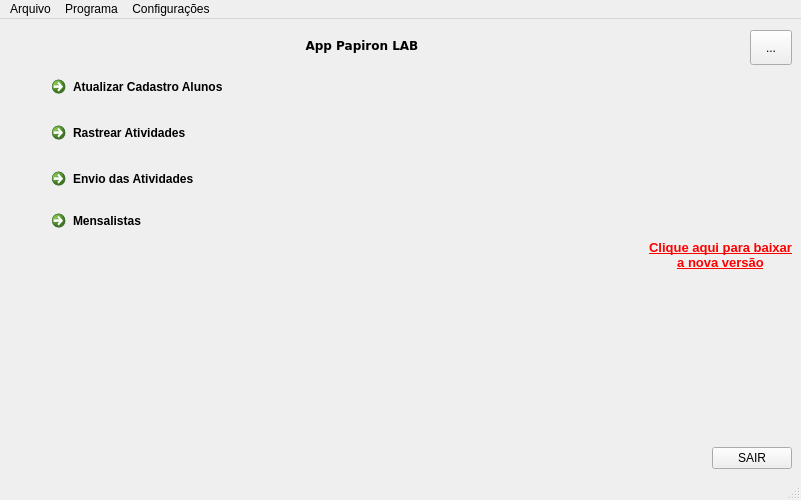
<?xml version="1.0" encoding="UTF-8"?>
<ui version="4.0">
 <class>PapironLab</class>
 <widget class="QMainWindow" name="PapironLab">
  <property name="geometry">
   <rect>
    <x>0</x>
    <y>0</y>
    <width>801</width>
    <height>500</height>
   </rect>
  </property>
  <property name="minimumSize">
   <size>
    <width>800</width>
    <height>500</height>
   </size>
  </property>
  <property name="windowTitle">
   <string>App Papiron Lab</string>
  </property>
  <widget class="QWidget" name="centralwidget">
   <layout class="QGridLayout" name="gridLayout">
    <item row="2" column="0" colspan="2">
     <layout class="QHBoxLayout" name="horizontalLayout_2">
      <item>
       <spacer name="horizontalSpacer_2">
        <property name="orientation">
         <enum>Qt::Horizontal</enum>
        </property>
        <property name="sizeHint" stdset="0">
         <size>
          <width>40</width>
          <height>20</height>
         </size>
        </property>
       </spacer>
      </item>
      <item>
       <widget class="QPushButton" name="botao_sair">
        <property name="maximumSize">
         <size>
          <width>100</width>
          <height>30</height>
         </size>
        </property>
        <property name="text">
         <string>SAIR</string>
        </property>
       </widget>
      </item>
     </layout>
    </item>
    <item row="1" column="0">
     <layout class="QHBoxLayout" name="horizontalLayout_3">
      <item>
       <spacer name="horizontalSpacer">
        <property name="orientation">
         <enum>Qt::Horizontal</enum>
        </property>
        <property name="sizeType">
         <enum>QSizePolicy::Fixed</enum>
        </property>
        <property name="sizeHint" stdset="0">
         <size>
          <width>35</width>
          <height>35</height>
         </size>
        </property>
       </spacer>
      </item>
      <item>
       <layout class="QVBoxLayout" name="verticalLayout">
        <item>
         <widget class="QCommandLinkButton" name="botao_cadastro_aluno">
          <property name="minimumSize">
           <size>
            <width>400</width>
            <height>40</height>
           </size>
          </property>
          <property name="text">
           <string>Atualizar Cadastro Alunos</string>
          </property>
         </widget>
        </item>
        <item>
         <widget class="QCommandLinkButton" name="botao_extrai_atividades">
          <property name="minimumSize">
           <size>
            <width>400</width>
            <height>40</height>
           </size>
          </property>
          <property name="baseSize">
           <size>
            <width>700</width>
            <height>0</height>
           </size>
          </property>
          <property name="text">
           <string>Rastrear Atividades </string>
          </property>
         </widget>
        </item>
        <item>
         <widget class="QCommandLinkButton" name="botao_extrai_atividades_responsivo">
          <property name="text">
           <string>Envio das Atividades</string>
          </property>
         </widget>
        </item>
        <item>
         <widget class="QCommandLinkButton" name="botao_mensalistas">
          <property name="text">
           <string>Mensalistas</string>
          </property>
         </widget>
        </item>
        <item>
         <spacer name="verticalSpacer_2">
          <property name="orientation">
           <enum>Qt::Vertical</enum>
          </property>
          <property name="sizeHint" stdset="0">
           <size>
            <width>20</width>
            <height>40</height>
           </size>
          </property>
         </spacer>
        </item>
        <item>
         <spacer name="verticalSpacer">
          <property name="orientation">
           <enum>Qt::Vertical</enum>
          </property>
          <property name="sizeHint" stdset="0">
           <size>
            <width>20</width>
            <height>40</height>
           </size>
          </property>
         </spacer>
        </item>
       </layout>
      </item>
     </layout>
    </item>
    <item row="1" column="1">
     <layout class="QHBoxLayout" name="horizontalLayout_4">
      <item>
       <spacer name="horizontalSpacer_3">
        <property name="orientation">
         <enum>Qt::Horizontal</enum>
        </property>
        <property name="sizeHint" stdset="0">
         <size>
          <width>40</width>
          <height>20</height>
         </size>
        </property>
       </spacer>
      </item>
      <item>
       <widget class="QLabel" name="label_atualizacao">
        <property name="maximumSize">
         <size>
          <width>300</width>
          <height>78</height>
         </size>
        </property>
        <property name="text">
         <string>&lt;html&gt;&lt;head/&gt;&lt;body&gt;&lt;p align=&quot;center&quot;&gt;&lt;a href=&quot;http://etc.intra.fazenda.sp.gov.br/sites/drt10nf/Documentos%20Nos%20Conformes/Forms/AllItems.aspx?RootFolder=%2Fsites%2Fdrt10nf%2FDocumentos%20Nos%20Conformes%2F205P&amp;amp;FolderCTID=0x01200091C9215F0FCD194AB620B1CF102AF7D4&amp;amp;View=%7BAADAE351%2D3E7F%2D4770%2DAD5B%2D8D8BC0179A57%7D&quot;&gt;&lt;span style=&quot; font-family:'verdana'; font-size:10pt; font-weight:600; text-decoration: underline; color:#ff0000;&quot;&gt;Clique aqui para baixar &lt;br/&gt;a nova versão&lt;/span&gt;&lt;/a&gt;&lt;/p&gt;&lt;/body&gt;&lt;/html&gt;</string>
        </property>
        <property name="openExternalLinks">
         <bool>true</bool>
        </property>
       </widget>
      </item>
     </layout>
    </item>
    <item row="0" column="0" colspan="2">
     <layout class="QHBoxLayout" name="horizontalLayout_5">
      <item>
       <spacer name="horizontalSpacer_4">
        <property name="orientation">
         <enum>Qt::Horizontal</enum>
        </property>
        <property name="sizeHint" stdset="0">
         <size>
          <width>40</width>
          <height>20</height>
         </size>
        </property>
       </spacer>
      </item>
      <item>
       <widget class="QLabel" name="label">
        <property name="sizePolicy">
         <sizepolicy hsizetype="Expanding" vsizetype="Preferred">
          <horstretch>0</horstretch>
          <verstretch>0</verstretch>
         </sizepolicy>
        </property>
        <property name="minimumSize">
         <size>
          <width>250</width>
          <height>35</height>
         </size>
        </property>
        <property name="maximumSize">
         <size>
          <width>500</width>
          <height>45</height>
         </size>
        </property>
        <property name="font">
         <font>
          <family>Verdana</family>
          <bold>true</bold>
         </font>
        </property>
        <property name="text">
         <string>&lt;html&gt;&lt;head/&gt;&lt;body&gt;&lt;p align=&quot;center&quot;&gt;App Papiron LAB&lt;/p&gt;&lt;/body&gt;&lt;/html&gt;</string>
        </property>
       </widget>
      </item>
      <item>
       <spacer name="horizontalSpacer_6">
        <property name="orientation">
         <enum>Qt::Horizontal</enum>
        </property>
        <property name="sizeHint" stdset="0">
         <size>
          <width>40</width>
          <height>20</height>
         </size>
        </property>
       </spacer>
      </item>
      <item>
       <spacer name="horizontalSpacer_5">
        <property name="orientation">
         <enum>Qt::Horizontal</enum>
        </property>
        <property name="sizeType">
         <enum>QSizePolicy::Ignored</enum>
        </property>
        <property name="sizeHint" stdset="0">
         <size>
          <width>30</width>
          <height>20</height>
         </size>
        </property>
       </spacer>
      </item>
      <item>
       <widget class="QToolButton" name="toolButton">
        <property name="minimumSize">
         <size>
          <width>42</width>
          <height>35</height>
         </size>
        </property>
        <property name="maximumSize">
         <size>
          <width>40</width>
          <height>30</height>
         </size>
        </property>
        <property name="text">
         <string>...</string>
        </property>
       </widget>
      </item>
     </layout>
    </item>
   </layout>
  </widget>
  <widget class="QMenuBar" name="menubar">
   <property name="geometry">
    <rect>
     <x>0</x>
     <y>0</y>
     <width>801</width>
     <height>22</height>
    </rect>
   </property>
   <widget class="QMenu" name="menuArquivo">
    <property name="title">
     <string>Arquivo</string>
    </property>
    <addaction name="actionSair"/>
   </widget>
   <widget class="QMenu" name="menuPrograma">
    <property name="title">
     <string>Programa</string>
    </property>
    <addaction name="actionAtualizaCadastro"/>
    <addaction name="actionExtraiAtividades"/>
   </widget>
   <widget class="QMenu" name="menuConfigura_es">
    <property name="title">
     <string>Configurações</string>
    </property>
    <addaction name="actionPreferencias"/>
    <addaction name="actionPerfil"/>
    <addaction name="actionSobre"/>
   </widget>
   <addaction name="menuArquivo"/>
   <addaction name="menuPrograma"/>
   <addaction name="menuConfigura_es"/>
  </widget>
  <widget class="QStatusBar" name="statusbar"/>
  <action name="actionSair">
   <property name="text">
    <string>Sair</string>
   </property>
  </action>
  <action name="actionAtualizaCadastro">
   <property name="text">
    <string>Protocolo 2.05P</string>
   </property>
  </action>
  <action name="actionSalvar_credenciais">
   <property name="text">
    <string>Salvar credenciais</string>
   </property>
  </action>
  <action name="actionPreferencias">
   <property name="text">
    <string>Preferências</string>
   </property>
  </action>
  <action name="actionExtraiAtividades">
   <property name="text">
    <string>Relatório Avaliação Não Localizados</string>
   </property>
  </action>
  <action name="actionRotina_INapto">
   <property name="text">
    <string>Rotina Inapto</string>
   </property>
  </action>
  <action name="actionColocar_OSF_em_Execu_o">
   <property name="text">
    <string>Colocar OSF em Execução</string>
   </property>
  </action>
  <action name="actionPerfil">
   <property name="text">
    <string>Perfil</string>
   </property>
  </action>
  <action name="actionSobre">
   <property name="text">
    <string>Sobre</string>
   </property>
  </action>
 </widget>
 <resources/>
 <connections/>
</ui>
